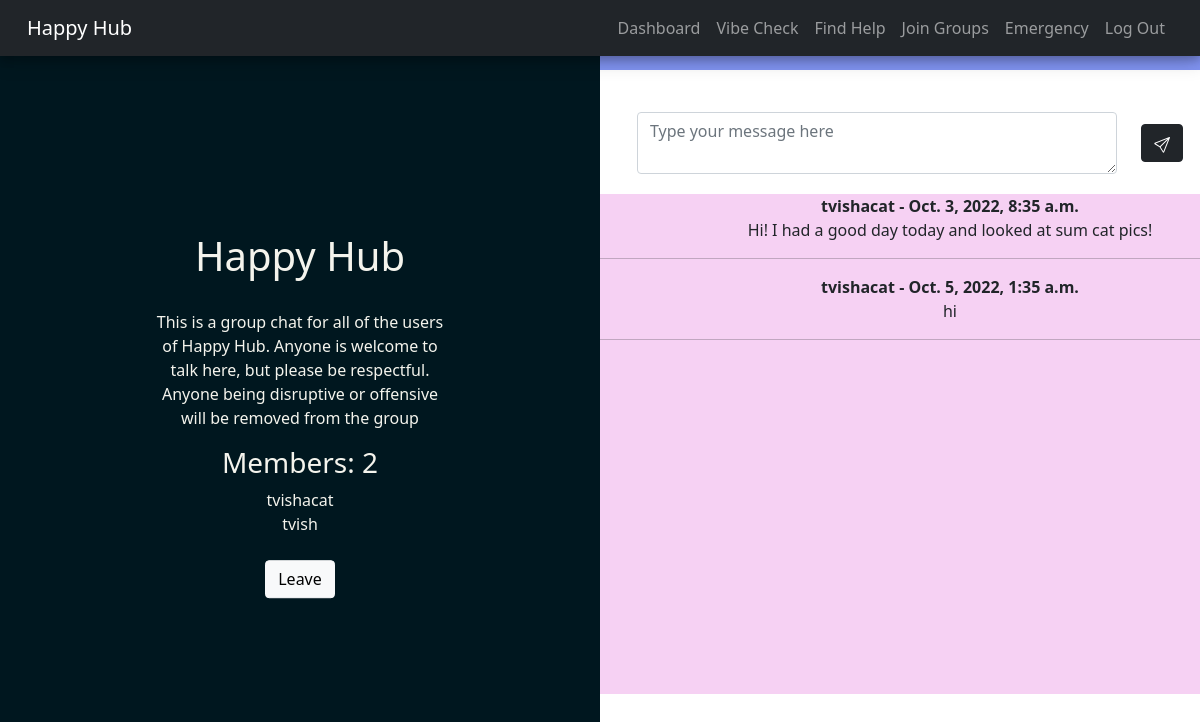
Page /app2/groupChat/11/ (signed in) on the earlier database version.
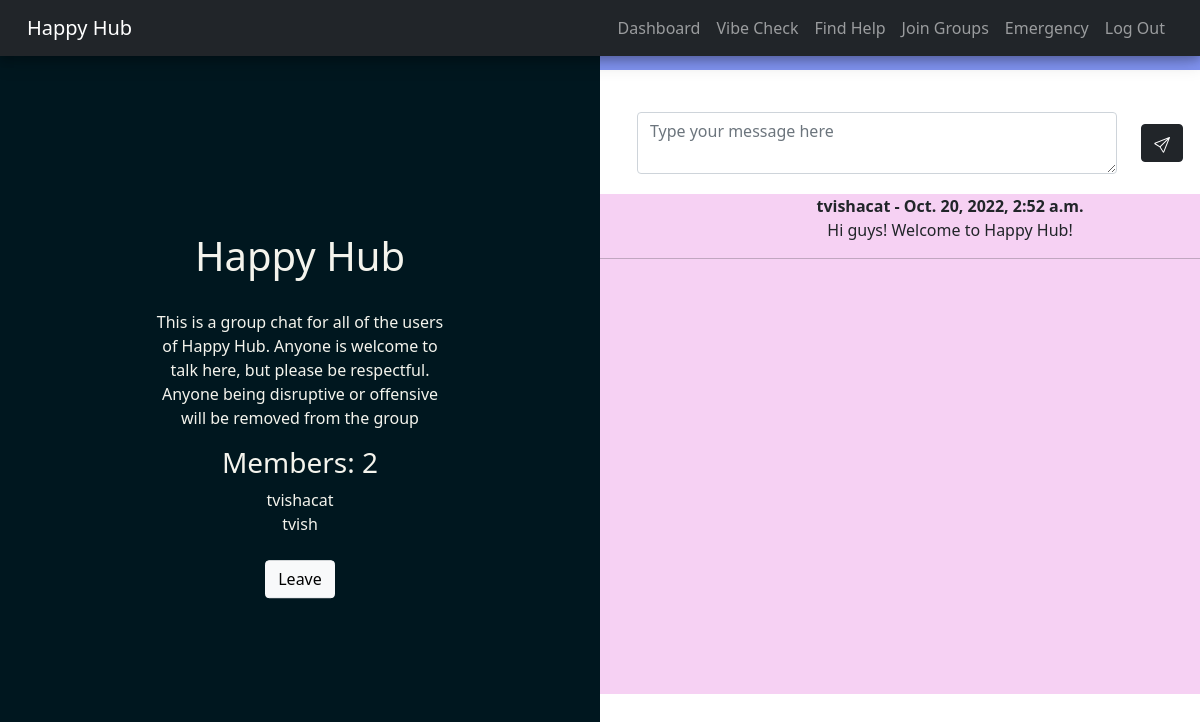
Same page on the later database version.
### APP/models.py (models this page shows, shortened)
class GroupMembership(models.Model):
    user = models.ForeignKey(User, on_delete=models.CASCADE)
    group = models.ForeignKey(ChatGroup, on_delete=models.CASCADE)
    date_joined = models.DateField(default=timezone.now)

class User(models.Model):
    username = models.CharField(max_length=30, unique=True)
    email = models.CharField(max_length=60, unique=True)
    fname = models.CharField(max_length=30)
    lname = models.CharField(max_length=30)
    contact = models.CharField(max_length=60)
    phone = models.CharField(max_length=10, default='')
    password = models.CharField(max_length=1000)
    created_at = models.DateTimeField(default=timezone.now)
    updated_at = models.DateTimeField(default=timezone.now)
    salt = models.CharField(max_length=1023)

class Message(models.Model):
    user = models.ForeignKey(User, on_delete=models.CASCADE)
    group = models.ForeignKey(ChatGroup, on_delete=models.CASCADE)
    message = models.TextField()
    date = models.DateTimeField(auto_now_add=True)

### APP/views.py (the view, shortened to what this page needs)
# urls.py: path('groupChat/<int:group_id>/', views.groupChat, name="groupChat"),
def groupChat(request, group_id):
    if not request.session.get('logged_in'):
        return redirect('/app2/login')
    else:
        username = request.session.get("username")
        user = User.objects.get(username=request.session["username"])
        group = ChatGroup.objects.get(id=group_id)
        class Id():
            def __init__(self, id):
                self.id = id
        id = Id(group_id)
        n=0
        for g in GroupMembership.objects.filter(group = group):
                n = n+1
        context = {
            "chat" : Message.objects.filter(group=group),
            "id" : id,
            "group" : group,
            "number" : n,
            "members" : GroupMembership.objects.filter(group = group)
        }
        return render(request, 'groupChat.html', context)

### APP/templates/groupChat.html (shortened to what this page needs)
{% extends 'main.html' %}
{% block content %}
<div class="split left">
    <div class="centered">
        <h1 style="margin:30px;">{{group.name}}</h1>
        <p>{{group.description}}</p>
        <h3>Members: {{number}}</h3>
            {% for m in members %}
               {{m.user.username}}
               <br>
            {% endfor %}
        <br>
        <form action="{% url 'leaveGroup' %}" method="post" id="join">
            <button class="btn btn-light" type = "submit">Leave</button>
        </form>
    </div>
  </div>
  <div class="split right">
    <div class=" cent-right">
        <center>
        <br>
        <br><br>
        <div class="write">
            <form class="message-write" action="{% url 'groupChat' id.id %}" method="post">
                <textarea style="display: inline-block; vertical-align: middle; margin: 20px; width: 30rem;" class="form-control" type="text" placeholder="Type your message here" name="message"></textarea>
                <button style="display: inline-block;" class="btn btn-dark" type="submit"></button>
            </form>
        </div>
        <div class="chat">
            {% for c in chat %}
            <strong>
                {{ c.user.username }} -
                {{ c.date }}
            </strong>
            <br/>
            {{ c.message }}
            <hr>
            {% endfor %}
        </div>
    </center>
    </div>
  </div>
{% endblock %}

Differences in the rows shown:
removed Message: user.username "tvishacat", date "Oct. 3, 2022, 8:35 a.m.", message "Hi! I had a good day today and looked at sum cat pics!"
removed Message: user.username "tvishacat", date "Oct. 5, 2022, 1:35 a.m.", message "hi"
added Message: user.username "tvishacat", date "Oct. 20, 2022, 2:52 a.m.", message "Hi guys! Welcome to Happy Hub!"
